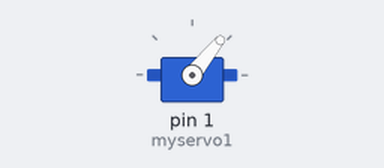
Bench run of a sketch on a simulated Arduino Uno, built with avr-gcc and run on an emulated ATmega328P. Shown: servo.

Above: at 0.85 s.
At 7.5 s:
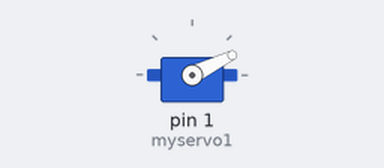
At 16.62 s:
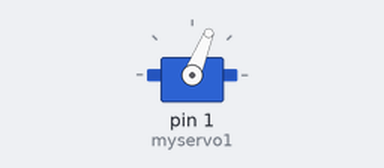
At 34.9 s:
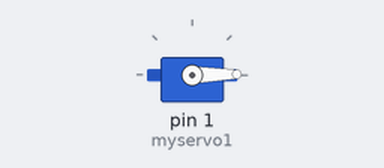
Timing chart, 0 to 40.0 s (numbered marks = the images above):
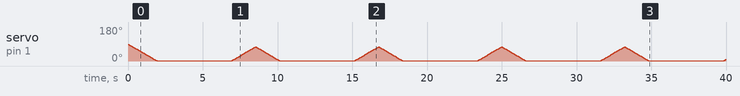

The sketch:

Winch_Servo_Potentiometer.ino
```cpp
#include <VarSpeedServo.h> // include VarSpeedServo library

VarSpeedServo myservo1; // create servo object to control a servo
void setup() {

  myservo1.attach(1); // attaches the servo on pin 1 to the myservo1 object }
}
void loop() { // loop the following code

      myservo1.write(0, 30, true);  // go to 0 degrees with a speed of 30, wait for movement to finish

      // I start with this because I want the servo to start at 0 degrees. However, when I stop the servo
      // at 0 degrees, and turn the program back on, it actually moves half a round, and then go back to the 0
      // degrees point. I have NO IDEA why this happens!

      myservo1.write(1, 0, true);   // go to 1 degrees with full speed, wait for movement to finish

      // The second line of code is needed because the servo somehow slows down extremely when it is nearing
      // the 0 degree point. To speed things up, and make sure it actually ends at ~ (1) degrees, I make it
      // go full speed. I know this isn't how it's supposed to be, but it works for now.

      delay(5000);                  // wait 5 seconds

      // The delay command is NOT executed after the code before that. It looks like the 'true' only waits
      // with the next code if it is also a function of the VarSpeedServo library.

      myservo1.write(75, 30, true); // go to 75 degrees with a speed of 30, wait for movement to finish

      // The 75 degrees makes the current attached circle rotate 360 degrees. This has something to do
      // the servo, on the page I linked to it sais this motor can actually turn 1260 degrees!
  }
```
